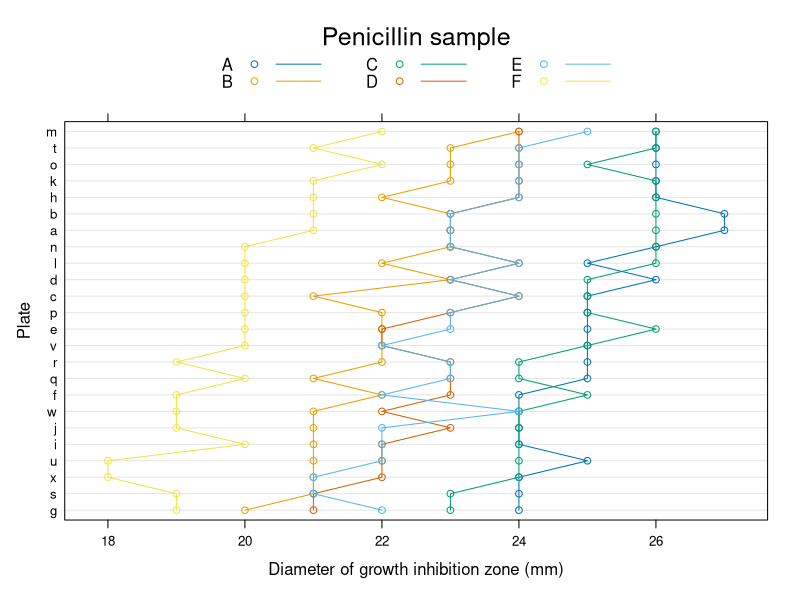
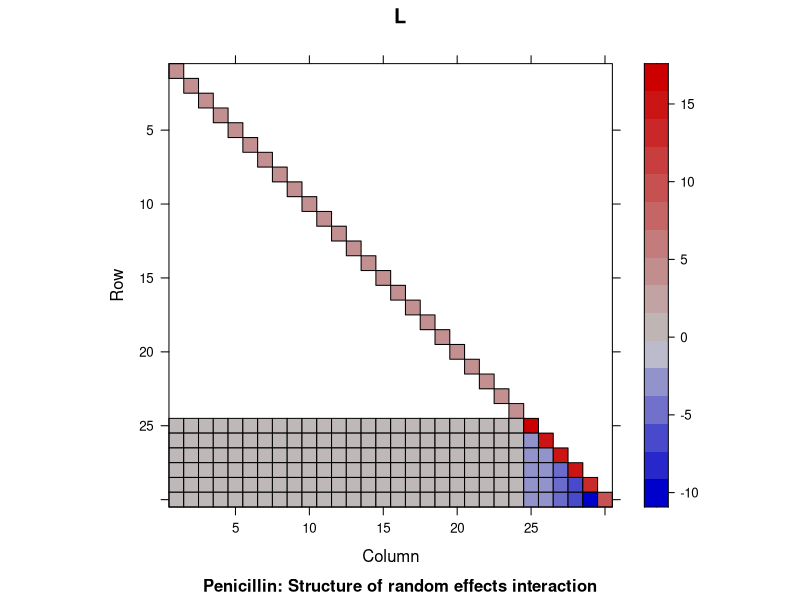

The R source for these figures, in order:
library(lme4)


### Name: Penicillin
### Title: Variation in penicillin testing
### Aliases: Penicillin
### Keywords: datasets

### ** Examples

str(Penicillin)
require(lattice)
dotplot(reorder(plate, diameter) ~ diameter, Penicillin, groups = sample,
        ylab = "Plate", xlab = "Diameter of growth inhibition zone (mm)",
        type = c("p", "a"), auto.key = list(columns = 3, lines = TRUE,
        title = "Penicillin sample"))
(fm1 <- lmer(diameter ~ (1|plate) + (1|sample), Penicillin))

L <- getME(fm1, "L")
Matrix::image(L, main = "L",
              sub = "Penicillin: Structure of random effects interaction")
